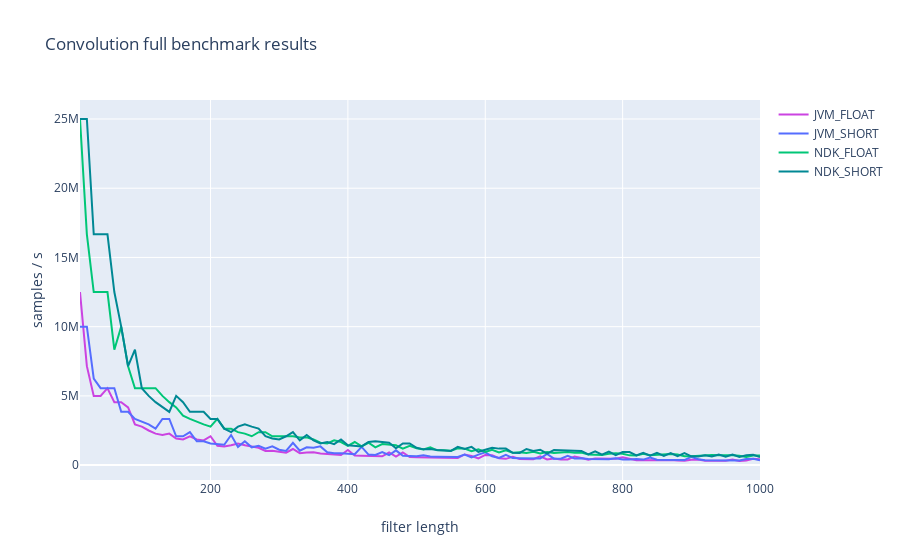

Notebook code for this chart:
### Markdown cell above
FIR filter was implemented from scratch in two versions - one working on floats and one using shorts. Kotlin implementation: 

```kotlin
class FIRFloat(private val coefs: FloatArray) {
    private val length: Int = coefs.size
    private val delayLine: FloatArray
    private var count = 0

    init {
        delayLine = FloatArray(length)
    }

    fun getOutputSample(inputSample: Float): Float {
        delayLine[count] = inputSample
        var result = 0.0F
        var index = count
        for (i in 0 until length) {
            result += coefs[i] * delayLine[index--]
            if (index < 0) index = length - 1
        }
        if (++count >= length) count = 0
        return result
    }
}
```

C++ implementation is analogous.

### Code cell
iplot({
    'data': [
        go.Scatter(**dict(
            x = convolution.T.index,
            y = convolution.T[env],
            mode = 'lines', # markers
            name = env.upper(),
            marker_color = colors[env]
        )) for env in ['jvm_float', 'jvm_short', 'ndk_float', 'ndk_short']
    ],
    'layout': go.Layout(title='Convolution full benchmark results', xaxis=dict(title='filter length'), yaxis=dict(title='samples / s'))
})
